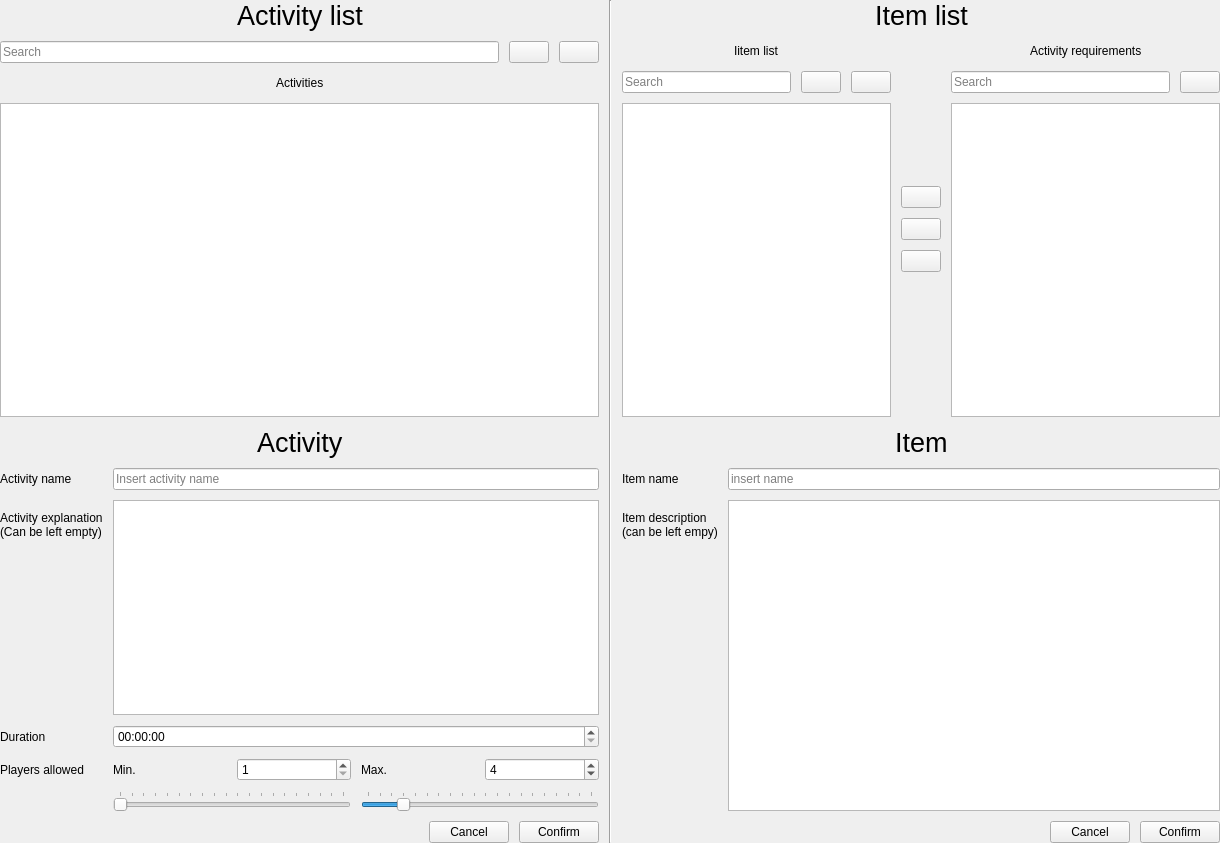
<?xml version="1.0" encoding="UTF-8"?>
<ui version="4.0">
 <class>MngActivity</class>
 <widget class="QWidget" name="MngActivity">
  <property name="geometry">
   <rect>
    <x>0</x>
    <y>0</y>
    <width>1220</width>
    <height>843</height>
   </rect>
  </property>
  <property name="windowTitle">
   <string>Form</string>
  </property>
  <layout class="QVBoxLayout" name="verticalLayout_10">
   <property name="spacing">
    <number>0</number>
   </property>
   <property name="leftMargin">
    <number>0</number>
   </property>
   <property name="topMargin">
    <number>0</number>
   </property>
   <property name="rightMargin">
    <number>0</number>
   </property>
   <property name="bottomMargin">
    <number>0</number>
   </property>
   <item>
    <layout class="QHBoxLayout" name="horizontalLayout">
     <property name="spacing">
      <number>10</number>
     </property>
     <item>
      <layout class="QVBoxLayout" name="verticalLayout_9">
       <property name="spacing">
        <number>10</number>
       </property>
       <item>
        <layout class="QVBoxLayout" name="verticalLayout_17">
         <item>
          <layout class="QHBoxLayout" name="horizontalLayout_20">
           <item>
            <spacer name="horizontalSpacer_16">
             <property name="orientation">
              <enum>Qt::Orientation::Horizontal</enum>
             </property>
             <property name="sizeHint" stdset="0">
              <size>
               <width>40</width>
               <height>20</height>
              </size>
             </property>
            </spacer>
           </item>
           <item>
            <widget class="QLabel" name="label_17">
             <property name="font">
              <font>
               <pointsize>20</pointsize>
              </font>
             </property>
             <property name="text">
              <string>Activity list</string>
             </property>
            </widget>
           </item>
           <item>
            <spacer name="horizontalSpacer_17">
             <property name="orientation">
              <enum>Qt::Orientation::Horizontal</enum>
             </property>
             <property name="sizeHint" stdset="0">
              <size>
               <width>40</width>
               <height>20</height>
              </size>
             </property>
            </spacer>
           </item>
          </layout>
         </item>
         <item>
          <layout class="QHBoxLayout" name="horizontalLayout_5">
           <item>
            <widget class="QLineEdit" name="search_act_entry">
             <property name="placeholderText">
              <string>Search</string>
             </property>
            </widget>
           </item>
           <item>
            <widget class="QPushButton" name="search_act_refresh">
             <property name="text">
              <string/>
             </property>
             <property name="icon">
              <iconset theme="QIcon::ThemeIcon::ViewRefresh"/>
             </property>
            </widget>
           </item>
           <item>
            <widget class="QPushButton" name="remove_act_btn">
             <property name="text">
              <string/>
             </property>
             <property name="icon">
              <iconset theme="QIcon::ThemeIcon::EditDelete"/>
             </property>
            </widget>
           </item>
          </layout>
         </item>
         <item>
          <layout class="QVBoxLayout" name="verticalLayout_23">
           <item>
            <layout class="QHBoxLayout" name="horizontalLayout_18">
             <item>
              <spacer name="horizontalSpacer_9">
               <property name="orientation">
                <enum>Qt::Orientation::Horizontal</enum>
               </property>
               <property name="sizeHint" stdset="0">
                <size>
                 <width>40</width>
                 <height>20</height>
                </size>
               </property>
              </spacer>
             </item>
             <item>
              <widget class="QLabel" name="label_13">
               <property name="text">
                <string>Activities</string>
               </property>
              </widget>
             </item>
             <item>
              <spacer name="horizontalSpacer_10">
               <property name="orientation">
                <enum>Qt::Orientation::Horizontal</enum>
               </property>
               <property name="sizeHint" stdset="0">
                <size>
                 <width>40</width>
                 <height>20</height>
                </size>
               </property>
              </spacer>
             </item>
            </layout>
           </item>
           <item>
            <widget class="QListWidget" name="act_list"/>
           </item>
          </layout>
         </item>
        </layout>
       </item>
       <item>
        <layout class="QVBoxLayout" name="verticalLayout_2">
         <item>
          <layout class="QHBoxLayout" name="horizontalLayout_16">
           <item>
            <spacer name="horizontalSpacer_11">
             <property name="orientation">
              <enum>Qt::Orientation::Horizontal</enum>
             </property>
             <property name="sizeHint" stdset="0">
              <size>
               <width>40</width>
               <height>20</height>
              </size>
             </property>
            </spacer>
           </item>
           <item>
            <widget class="QLabel" name="act_lbl">
             <property name="font">
              <font>
               <pointsize>20</pointsize>
              </font>
             </property>
             <property name="text">
              <string>Activity</string>
             </property>
            </widget>
           </item>
           <item>
            <spacer name="horizontalSpacer_12">
             <property name="orientation">
              <enum>Qt::Orientation::Horizontal</enum>
             </property>
             <property name="sizeHint" stdset="0">
              <size>
               <width>40</width>
               <height>20</height>
              </size>
             </property>
            </spacer>
           </item>
          </layout>
         </item>
         <item>
          <layout class="QFormLayout" name="formLayout">
           <item row="0" column="0">
            <widget class="QLabel" name="label">
             <property name="text">
              <string>Activity name</string>
             </property>
            </widget>
           </item>
           <item row="0" column="1">
            <widget class="QLineEdit" name="act_name_entry">
             <property name="inputMask">
              <string/>
             </property>
             <property name="text">
              <string/>
             </property>
             <property name="placeholderText">
              <string>Insert activity name</string>
             </property>
            </widget>
           </item>
           <item row="1" column="0">
            <widget class="QLabel" name="label_2">
             <property name="text">
              <string>Activity explanation
(Can be left empty)</string>
             </property>
            </widget>
           </item>
           <item row="1" column="1">
            <widget class="QTextEdit" name="act_desc_entry">
             <property name="maximumSize">
              <size>
               <width>16777215</width>
               <height>16777215</height>
              </size>
             </property>
             <property name="baseSize">
              <size>
               <width>0</width>
               <height>0</height>
              </size>
             </property>
            </widget>
           </item>
           <item row="2" column="0">
            <widget class="QLabel" name="label_5">
             <property name="text">
              <string>Duration</string>
             </property>
            </widget>
           </item>
           <item row="2" column="1">
            <widget class="QTimeEdit" name="act_dur_entry"/>
           </item>
           <item row="3" column="0">
            <widget class="QLabel" name="label_6">
             <property name="text">
              <string>Players allowed</string>
             </property>
            </widget>
           </item>
           <item row="3" column="1">
            <layout class="QHBoxLayout" name="horizontalLayout_8">
             <item>
              <layout class="QVBoxLayout" name="verticalLayout_6">
               <item>
                <layout class="QHBoxLayout" name="horizontalLayout_6">
                 <item>
                  <widget class="QLabel" name="label_7">
                   <property name="text">
                    <string>Min.</string>
                   </property>
                  </widget>
                 </item>
                 <item>
                  <widget class="QSpinBox" name="act_min_p_spin">
                   <property name="minimum">
                    <number>1</number>
                   </property>
                   <property name="maximum">
                    <number>20</number>
                   </property>
                  </widget>
                 </item>
                </layout>
               </item>
               <item>
                <widget class="QSlider" name="act_min_p_slider">
                 <property name="minimum">
                  <number>1</number>
                 </property>
                 <property name="maximum">
                  <number>20</number>
                 </property>
                 <property name="pageStep">
                  <number>0</number>
                 </property>
                 <property name="orientation">
                  <enum>Qt::Orientation::Horizontal</enum>
                 </property>
                 <property name="tickPosition">
                  <enum>QSlider::TickPosition::TicksAbove</enum>
                 </property>
                 <property name="tickInterval">
                  <number>1</number>
                 </property>
                </widget>
               </item>
              </layout>
             </item>
             <item>
              <layout class="QVBoxLayout" name="verticalLayout_7">
               <item>
                <layout class="QHBoxLayout" name="horizontalLayout_7">
                 <item>
                  <widget class="QLabel" name="label_8">
                   <property name="text">
                    <string>Max.</string>
                   </property>
                  </widget>
                 </item>
                 <item>
                  <widget class="QSpinBox" name="act_max_p_spin">
                   <property name="prefix">
                    <string/>
                   </property>
                   <property name="minimum">
                    <number>1</number>
                   </property>
                   <property name="maximum">
                    <number>20</number>
                   </property>
                   <property name="value">
                    <number>4</number>
                   </property>
                  </widget>
                 </item>
                </layout>
               </item>
               <item>
                <widget class="QSlider" name="act_max_p_slider">
                 <property name="minimum">
                  <number>1</number>
                 </property>
                 <property name="maximum">
                  <number>20</number>
                 </property>
                 <property name="pageStep">
                  <number>0</number>
                 </property>
                 <property name="value">
                  <number>4</number>
                 </property>
                 <property name="orientation">
                  <enum>Qt::Orientation::Horizontal</enum>
                 </property>
                 <property name="tickPosition">
                  <enum>QSlider::TickPosition::TicksAbove</enum>
                 </property>
                 <property name="tickInterval">
                  <number>1</number>
                 </property>
                </widget>
               </item>
              </layout>
             </item>
            </layout>
           </item>
          </layout>
         </item>
         <item>
          <layout class="QHBoxLayout" name="horizontalLayout_14">
           <item>
            <spacer name="horizontalSpacer_8">
             <property name="orientation">
              <enum>Qt::Orientation::Horizontal</enum>
             </property>
             <property name="sizeHint" stdset="0">
              <size>
               <width>40</width>
               <height>20</height>
              </size>
             </property>
            </spacer>
           </item>
           <item>
            <widget class="QPushButton" name="cancel_act_btn">
             <property name="text">
              <string>Cancel</string>
             </property>
            </widget>
           </item>
           <item>
            <widget class="QPushButton" name="confirm_act_btn">
             <property name="text">
              <string>Confirm</string>
             </property>
            </widget>
           </item>
          </layout>
         </item>
        </layout>
       </item>
      </layout>
     </item>
     <item>
      <widget class="Line" name="line_4">
       <property name="orientation">
        <enum>Qt::Orientation::Vertical</enum>
       </property>
      </widget>
     </item>
     <item>
      <layout class="QVBoxLayout" name="verticalLayout_8">
       <property name="spacing">
        <number>10</number>
       </property>
       <item>
        <layout class="QVBoxLayout" name="verticalLayout_15">
         <item>
          <layout class="QHBoxLayout" name="horizontalLayout_21">
           <item>
            <spacer name="horizontalSpacer_18">
             <property name="orientation">
              <enum>Qt::Orientation::Horizontal</enum>
             </property>
             <property name="sizeHint" stdset="0">
              <size>
               <width>40</width>
               <height>20</height>
              </size>
             </property>
            </spacer>
           </item>
           <item>
            <widget class="QLabel" name="label_18">
             <property name="font">
              <font>
               <pointsize>20</pointsize>
              </font>
             </property>
             <property name="text">
              <string>Item list</string>
             </property>
            </widget>
           </item>
           <item>
            <spacer name="horizontalSpacer_19">
             <property name="orientation">
              <enum>Qt::Orientation::Horizontal</enum>
             </property>
             <property name="sizeHint" stdset="0">
              <size>
               <width>40</width>
               <height>20</height>
              </size>
             </property>
            </spacer>
           </item>
          </layout>
         </item>
         <item>
          <layout class="QHBoxLayout" name="horizontalLayout_15">
           <item>
            <layout class="QVBoxLayout" name="verticalLayout">
             <item>
              <layout class="QHBoxLayout" name="horizontalLayout_4">
               <item>
                <spacer name="horizontalSpacer_2">
                 <property name="orientation">
                  <enum>Qt::Orientation::Horizontal</enum>
                 </property>
                 <property name="sizeHint" stdset="0">
                  <size>
                   <width>40</width>
                   <height>20</height>
                  </size>
                 </property>
                </spacer>
               </item>
               <item>
                <widget class="QLabel" name="label_3">
                 <property name="text">
                  <string>Iitem list</string>
                 </property>
                </widget>
               </item>
               <item>
                <spacer name="horizontalSpacer">
                 <property name="orientation">
                  <enum>Qt::Orientation::Horizontal</enum>
                 </property>
                 <property name="sizeHint" stdset="0">
                  <size>
                   <width>40</width>
                   <height>20</height>
                  </size>
                 </property>
                </spacer>
               </item>
              </layout>
             </item>
             <item>
              <layout class="QHBoxLayout" name="horizontalLayout_2">
               <item>
                <widget class="QLineEdit" name="search_item_entry">
                 <property name="placeholderText">
                  <string>Search</string>
                 </property>
                </widget>
               </item>
               <item>
                <widget class="QPushButton" name="search_item_refresh">
                 <property name="text">
                  <string/>
                 </property>
                 <property name="icon">
                  <iconset theme="QIcon::ThemeIcon::ViewRefresh"/>
                 </property>
                </widget>
               </item>
               <item>
                <widget class="QPushButton" name="remove_item_btn_3">
                 <property name="text">
                  <string/>
                 </property>
                 <property name="icon">
                  <iconset theme="QIcon::ThemeIcon::EditDelete"/>
                 </property>
                </widget>
               </item>
              </layout>
             </item>
             <item>
              <widget class="QListWidget" name="existing_item_list"/>
             </item>
            </layout>
           </item>
           <item>
            <layout class="QVBoxLayout" name="verticalLayout_5">
             <item>
              <spacer name="verticalSpacer">
               <property name="orientation">
                <enum>Qt::Orientation::Vertical</enum>
               </property>
               <property name="sizeHint" stdset="0">
                <size>
                 <width>20</width>
                 <height>40</height>
                </size>
               </property>
              </spacer>
             </item>
             <item>
              <layout class="QVBoxLayout" name="verticalLayout_4">
               <item>
                <widget class="QPushButton" name="add_item_btn">
                 <property name="text">
                  <string/>
                 </property>
                 <property name="icon">
                  <iconset theme="QIcon::ThemeIcon::ListAdd"/>
                 </property>
                </widget>
               </item>
               <item>
                <widget class="QPushButton" name="remove_item_btn">
                 <property name="text">
                  <string/>
                 </property>
                 <property name="icon">
                  <iconset theme="QIcon::ThemeIcon::ListRemove"/>
                 </property>
                </widget>
               </item>
               <item>
                <widget class="QPushButton" name="reset_item_list">
                 <property name="text">
                  <string/>
                 </property>
                 <property name="icon">
                  <iconset theme="QIcon::ThemeIcon::ViewRefresh"/>
                 </property>
                </widget>
               </item>
              </layout>
             </item>
             <item>
              <spacer name="verticalSpacer_2">
               <property name="orientation">
                <enum>Qt::Orientation::Vertical</enum>
               </property>
               <property name="sizeHint" stdset="0">
                <size>
                 <width>20</width>
                 <height>40</height>
                </size>
               </property>
              </spacer>
             </item>
            </layout>
           </item>
           <item>
            <layout class="QVBoxLayout" name="verticalLayout_3">
             <item>
              <layout class="QHBoxLayout" name="horizontalLayout_3">
               <item>
                <spacer name="horizontalSpacer_3">
                 <property name="orientation">
                  <enum>Qt::Orientation::Horizontal</enum>
                 </property>
                 <property name="sizeHint" stdset="0">
                  <size>
                   <width>40</width>
                   <height>20</height>
                  </size>
                 </property>
                </spacer>
               </item>
               <item>
                <widget class="QLabel" name="label_4">
                 <property name="text">
                  <string>Activity requirements</string>
                 </property>
                </widget>
               </item>
               <item>
                <spacer name="horizontalSpacer_4">
                 <property name="orientation">
                  <enum>Qt::Orientation::Horizontal</enum>
                 </property>
                 <property name="sizeHint" stdset="0">
                  <size>
                   <width>40</width>
                   <height>20</height>
                  </size>
                 </property>
                </spacer>
               </item>
              </layout>
             </item>
             <item>
              <layout class="QHBoxLayout" name="horizontalLayout_9">
               <item>
                <widget class="QLineEdit" name="search_req_entry">
                 <property name="placeholderText">
                  <string>Search</string>
                 </property>
                </widget>
               </item>
               <item>
                <widget class="QPushButton" name="search_req_refresh">
                 <property name="text">
                  <string/>
                 </property>
                 <property name="icon">
                  <iconset theme="QIcon::ThemeIcon::ViewRefresh"/>
                 </property>
                </widget>
               </item>
              </layout>
             </item>
             <item>
              <widget class="QListWidget" name="selected_item_list"/>
             </item>
            </layout>
           </item>
          </layout>
         </item>
        </layout>
       </item>
       <item>
        <layout class="QVBoxLayout" name="verticalLayout_16">
         <item>
          <layout class="QHBoxLayout" name="horizontalLayout_19">
           <item>
            <spacer name="horizontalSpacer_14">
             <property name="orientation">
              <enum>Qt::Orientation::Horizontal</enum>
             </property>
             <property name="sizeHint" stdset="0">
              <size>
               <width>40</width>
               <height>20</height>
              </size>
             </property>
            </spacer>
           </item>
           <item>
            <widget class="QLabel" name="item_lbl">
             <property name="font">
              <font>
               <pointsize>20</pointsize>
              </font>
             </property>
             <property name="text">
              <string>Item</string>
             </property>
            </widget>
           </item>
           <item>
            <spacer name="horizontalSpacer_15">
             <property name="orientation">
              <enum>Qt::Orientation::Horizontal</enum>
             </property>
             <property name="sizeHint" stdset="0">
              <size>
               <width>40</width>
               <height>20</height>
              </size>
             </property>
            </spacer>
           </item>
          </layout>
         </item>
         <item>
          <layout class="QFormLayout" name="formLayout_2">
           <item row="0" column="0">
            <widget class="QLabel" name="label_11">
             <property name="text">
              <string>Item name</string>
             </property>
            </widget>
           </item>
           <item row="0" column="1">
            <widget class="QLineEdit" name="item_name_entry">
             <property name="text">
              <string/>
             </property>
             <property name="placeholderText">
              <string>insert name</string>
             </property>
            </widget>
           </item>
           <item row="1" column="0">
            <widget class="QLabel" name="label_12">
             <property name="text">
              <string>Item description
(can be left empy)</string>
             </property>
            </widget>
           </item>
           <item row="1" column="1">
            <widget class="QTextEdit" name="item_desc_entry">
             <property name="html">
              <string>&lt;!DOCTYPE HTML PUBLIC &quot;-//W3C//DTD HTML 4.0//EN&quot; &quot;http://www.w3.org/TR/REC-html40/strict.dtd&quot;&gt;
&lt;html&gt;&lt;head&gt;&lt;meta name=&quot;qrichtext&quot; content=&quot;1&quot; /&gt;&lt;meta charset=&quot;utf-8&quot; /&gt;&lt;style type=&quot;text/css&quot;&gt;
p, li { white-space: pre-wrap; }
hr { height: 1px; border-width: 0; }
li.unchecked::marker { content: &quot;\2610&quot;; }
li.checked::marker { content: &quot;\2612&quot;; }
&lt;/style&gt;&lt;/head&gt;&lt;body style=&quot; font-family:'Ubuntu'; font-size:10pt; font-weight:400; font-style:normal;&quot;&gt;
&lt;p style=&quot;-qt-paragraph-type:empty; margin-top:0px; margin-bottom:0px; margin-left:0px; margin-right:0px; -qt-block-indent:0; text-indent:0px;&quot;&gt;&lt;br /&gt;&lt;/p&gt;&lt;/body&gt;&lt;/html&gt;</string>
             </property>
            </widget>
           </item>
          </layout>
         </item>
         <item>
          <layout class="QHBoxLayout" name="horizontalLayout_17">
           <item>
            <spacer name="horizontalSpacer_13">
             <property name="orientation">
              <enum>Qt::Orientation::Horizontal</enum>
             </property>
             <property name="sizeHint" stdset="0">
              <size>
               <width>40</width>
               <height>20</height>
              </size>
             </property>
            </spacer>
           </item>
           <item>
            <widget class="QPushButton" name="cancel_item_btn">
             <property name="text">
              <string>Cancel</string>
             </property>
            </widget>
           </item>
           <item>
            <widget class="QPushButton" name="confirm_item_btn">
             <property name="text">
              <string>Confirm</string>
             </property>
            </widget>
           </item>
          </layout>
         </item>
        </layout>
       </item>
      </layout>
     </item>
    </layout>
   </item>
  </layout>
 </widget>
 <resources/>
 <connections/>
</ui>
